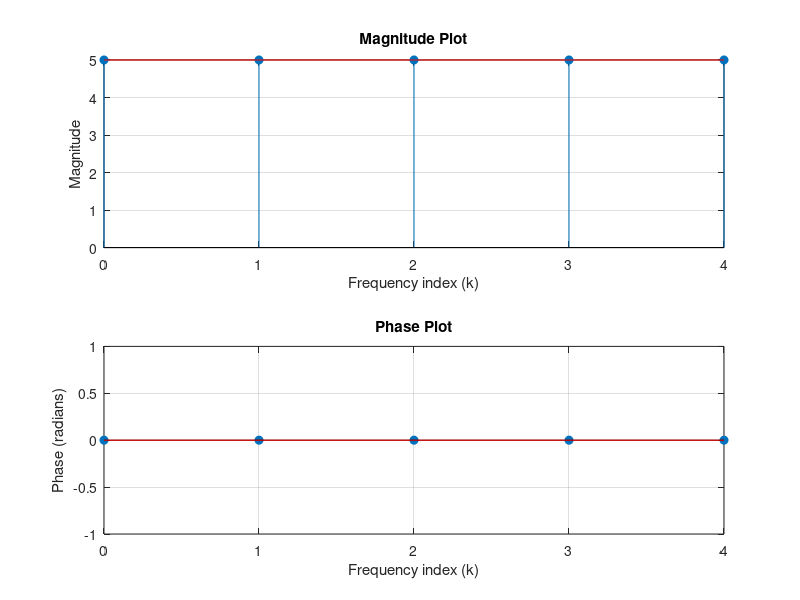

This figure's MATLAB source:
% Clear workspace, command window, and close figures
clc;
clear;
close all;

% Input sequence and N-point DFT length
x = input("Enter sequence: "); 
N = input("Enter the N-point DFT length: ");

% Zero-padding if length of x is less than N
x = [x zeros(1, N - length(x))];

% Manual DFT computation
X = zeros(1, N);  % Initialize result array
for k = 0:N-1
    for n = 0:N-1
        X(k+1) = X(k+1) + x(n+1) * exp(-1j * 2 * pi * n * k / N);
    end
end

% Display computed DFT
disp('Computed DFT (X):');
disp(X);

% Display rounded DFT values
disp('Rounded DFT (round(X)):');
disp(round(X));

% Verification with MATLAB's FFT function
disp('FFT using MATLAB fft(x):');
disp(fft(x));

% Magnitude and phase of DFT
magX = abs(X);
phaseX = angle(X);

% Frequency axis
k = 0:N-1;

% Plot magnitude and phase
figure;

% Magnitude plot
subplot(2,1,1);
stem(k, magX, 'filled');  % Stem plot for magnitude
hold on;
plot(k, magX, 'r');       % Line plot for smoother visualization
title('Magnitude Plot');
xlabel('Frequency index (k)');
ylabel('Magnitude');
grid on;

% Phase plot
subplot(2,1,2);
stem(k, phaseX, 'filled');  % Stem plot for phase
hold on;
plot(k, phaseX, 'r');       % Line plot for smoother visualization
title('Phase Plot');
xlabel('Frequency index (k)');
ylabel('Phase (radians)');
grid on;
